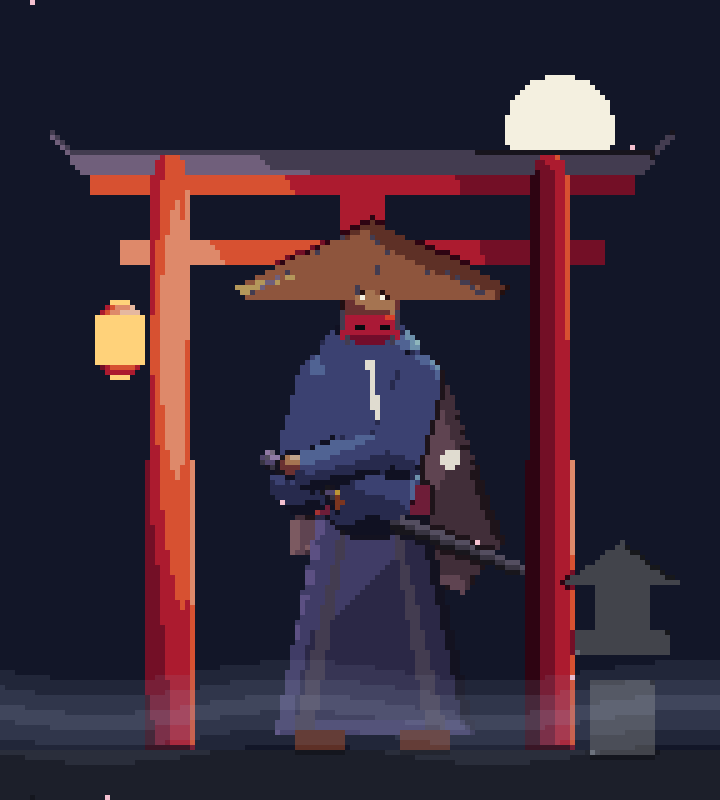

The script that saved this image:
"""Example: an original masked ronin at a night shrine (theme: Japanese, subject: human, ~100 px tall).
Straw kasa hat, red oni half-mask, dark kimono, haori blown by the wind, hakama, hand on the sword hilt.
Vermilion torii, stone lantern, a hanging paper lantern (point light), drifting petals, mist.
    python examples/ronin_shrine.py out_dir"""
import sys, os, math
sys.path.insert(0, os.path.join(os.path.dirname(__file__), '..', 'scripts'))
import numpy as np
from pixkit import Sprite, ramp, qa, save_gif

OUT = sys.argv[1] if len(sys.argv) > 1 else '.'
W, H, N = 144, 160, 8

def frame(f):
    t = f / N * 2 * math.pi
    s = Sprite(W, H)
    for k, v in {'sky': ['#0c0f1c', '#121628', '#1a1f36'], 'moon': ['#e8e4d0', '#f4f0e0', '#fffbea'],
                 'verm': ramp('#c23b22', 6), 'blackw': ramp('#24202a', 4), 'stone': ramp('#5a5e66', 5), 'ground': ['#14161e', '#1c1f2a', '#242836', '#2c3142'],
                 'paper': ['#f2b04a', '#ffd27a', '#fff0c0'], 'straw': ramp('#a8884a', 6), 'kimono': ramp('#2e3456', 6),
                 'haori': ramp('#3a2a2e', 6), 'hakama': ramp('#25233a', 6), 'obi': ramp('#8a2a2a', 5), 'oni': ramp('#b82a1e', 6),
                 'tusk': ['#c8c0a8', '#e8e0c8', '#fff8e8'], 'skin': ramp('#b0805e', 5), 'lacq': ramp('#1c1a20', 5),
                 'wrap': ramp('#6a5a8a', 4), 'gold': ramp('#c8a040', 5), 'shade': ['#06060a', '#0a0a10', '#0e0e16'],
                 'petal': ['#e8a0b4', '#f4c0d0', '#ffe0ea'], 'crest': ['#c8c4b8', '#e0dcd0', '#f0ece0']}.items():
        s.material(k, v)
    # --- background: night sky, moon, torii, stone lantern, ground
    s.box('sky', 0, 0, W, 150, bevel=0, z0=-90, flat=True)
    s.ellipsoid('moon', 112, 26, 11, 11, z0=-85, flat=True)
    for x in (34, 110):
        s.capsule('verm', (x, 34), (x, 150), 4.2, 4.8, z0=-50)
    s.poly('blackw', [(14, 30), (130, 30), (136, 24), (128, 34), (16, 34), (8, 24)], bevel=1.5, z0=-48)        # kasagi with up-turned ends
    s.box('verm', 18, 34, 108, 4, bevel=1, z0=-49)
    s.box('verm', 24, 48, 96, 4, bevel=1, z0=-49)                                                            # nuki
    s.box('verm', 68, 38, 8, 10, bevel=1, z0=-49)                                                            # gakuzuka
    s.box('stone', 118, 136, 12, 14, bevel=1.5, z0=-30); s.box('stone', 115, 126, 18, 4, bevel=1.5, z0=-29)
    s.box('stone', 119, 116, 10, 10, bevel=1.5, z0=-30); s.poly('stone', [(113, 116), (135, 116), (124, 108)], bevel=1.5, z0=-29)
    s.box('ground', 0, 150, W, 10, bevel=0, z0=-40)
    # hanging paper lantern on the left (the warm point light)
    lsw = math.sin(t) * .8
    s.capsule('blackw', (24, 38), (24 + lsw, 60), .5, z0=-20)
    s.ellipsoid('paper', 24 + lsw, 68, 5.5, 8, z0=-19, flat=True)
    s.pattern('verm', lambda X, Y: (np.abs(X - 24 - lsw) < 5) & ((np.abs(Y - 62) < .6) | (np.abs(Y - 74) < .6)), on='paper')
    # --- the ronin
    br = round(math.sin(t))
    wind = math.sin(t) * 2.5
    cx = 74
    # hakama (wide pleated trousers) and straw sandals
    s.poly('hakama', [(cx - 10, 100 + br), (cx + 10, 100 + br), (cx + 20, 146), (cx - 19, 146)], bevel=4, z0=0)
    s.pattern('blackw', lambda X, Y: (Y > 104) & (Y < 146) & (np.abs(((X - cx) * 10 / (Y - 80)) % 4 - 2) < .3), on='hakama')     # pleats
    s.box('straw', cx - 15, 146, 9, 3, bevel=.6, z0=1); s.box('straw', cx + 6, 146, 9, 3, bevel=.6, z0=1)
    # haori blown back by the wind (behind the body), with a white crest
    s.poly('haori', [(cx - 13, 72 + br), (cx + 13, 72 + br), (cx + 26 + wind, 108), (cx + 18 + wind * .6, 118), (cx - 16, 110)], bevel=4, z0=-2)
    s.ellipsoid('crest', cx + 16 + wind * .5, 92, 2.2, 2.2, z0=-1, flat=True)
    # kimono torso, obi
    s.capsule('kimono', (cx, 74 + br), (cx, 98 + br), 11, 9.5, z0=2)
    s.poly('kimono', [(cx - 4, 72 + br), (cx + 4, 72 + br), (cx + 1, 92 + br), (cx - 1, 92 + br)], bevel=1, z0=4)                  # the crossed collar
    s.pattern('crest', lambda X, Y: (np.abs(X - cx - (Y - 72) * .12) < .7) & (Y > 72 + br) & (Y < 84 + br), on='kimono')
    s.box('obi', cx - 11, 97 + br, 22, 5, bevel=1, z0=5)
    # the sword at the left hip: lacquered scabbard angled back, wrapped hilt forward, gold tsuba
    s.capsule('lacq', (cx - 6, 100 + br), (cx + 30, 114), 1.6, 1.4, z0=6)
    s.capsule('wrap', (cx - 20, 92 + br), (cx - 7, 99 + br), 1.7, z0=7)
    s.pattern('lacq', lambda X, Y: (((X.astype(int) + Y.astype(int)) % 3) == 0), on='wrap')
    s.ellipsoid('gold', cx - 6, 99.5 + br, 1.6, 2.6, z0=8)
    # arms: right hand on the hilt, left arm hanging, wide sleeves
    s.capsule('kimono', (cx + 9, 76 + br), (cx + 4, 90 + br), 5.5, 6.5, z0=8)
    s.capsule('kimono', (cx + 4, 90 + br), (cx - 12, 94 + br), 5.5, 4, z0=9)
    s.ellipsoid('skin', cx - 15, 93 + br, 2.6, 2.4, z0=10)
    s.capsule('kimono', (cx - 9, 76 + br), (cx - 13, 96 + br), 5.5, 7, z0=3)
    s.ellipsoid('skin', cx - 14, 99 + br, 2.2, 2.6, z0=3.5)
    # head: face in the hat's shadow, red oni half-mask with tusks
    s.capsule('skin', (cx, 66 + br), (cx, 72 + br), 3, z0=5)
    s.ellipsoid('skin', cx, 62 + br, 6, 7, z0=6)
    s.ellipsoid('shade', cx, 58 + br, 6.2, 3.6, z0=7, flat=True)                                                                  # shadow under the brim
    s.ellipsoid('oni', cx, 66 + br, 6.2, 4.6, z0=8)
    s.pixels('shade', [(cx - 3, 65 + br), (cx - 2, 65 + br), (cx + 2, 65 + br), (cx + 3, 65 + br)])                                 # nostrils/teeth shadow
    s.cone('tusk', (cx - 3, 63 + br), (cx - 3, 68 + br), 1.2, z0=9); s.cone('tusk', (cx + 3, 63 + br), (cx + 3, 68 + br), 1.2, z0=9)
    s.pixels('moon', [(cx - 2, 59 + br), (cx + 2, 59 + br)])                                                                       # eyes catching the moon
    # the kasa: a wide, shallow straw cone
    s.poly('straw', [(cx - 27, 57 + br), (cx, 44 + br), (cx + 27, 57 + br), (cx + 25, 59 + br), (cx - 25, 59 + br)], bevel=5, z0=10)
    s.pattern('blackw', lambda X, Y: (Y < 59 + br) & (np.abs(((np.arctan2(Y - 44 - br, X - cx) * 18) % 3) - 1.5) < .25), on='straw')   # woven ribs
    s.capsule('blackw', (cx - 6, 62 + br), (cx - 4, 70 + br), .5, z0=10.5); s.capsule('blackw', (cx + 6, 62 + br), (cx + 4, 70 + br), .5, z0=10.5)
    # drifting petals
    rr = np.random.default_rng(5)
    pts = []
    for i in range(16):
        x0, y0, sp = rr.integers(0, W), rr.integers(0, H), rr.choice([1, 2])
        pts.append((int((x0 + f * 2 + wind) % W), int((y0 + f * sp) % H)))
    s.pixels('petal', pts)
    # --- light: cold moon from upper right, warm paper lantern on the left, rim from the moon side
    fl = 1 + .08 * math.sin(t * 3)
    img = s.render(light=(.6, -.7, .4), key=.5, ambient=.08, rim=(.85, -.3, -.2), rim_amt=.5,
                   point=(24, 68, 40), point_amt=.8 * fl, point_range=85)
    # low mist band over the ground (quantised, so it stays pixel art)
    a = img.a.astype(int); Y, X = np.mgrid[0:H, 0:W]
    m = np.clip(1 - np.abs(Y - 142 - np.sin(X * .08 + t) * 2) / 10, 0, 1); m = np.round(m * 3) / 3 * .35
    for c, v in enumerate((150, 160, 190)): a[..., c] = (a[..., c] * (1 - m) + v * m).astype(int)
    img.a = np.clip(a, 0, 255).astype(np.uint8)
    return img

frames = [frame(f) for f in range(N)]
frames[0].save(os.path.join(OUT, 'ronin_shrine.png'), scale=5)
save_gif(frames, os.path.join(OUT, 'ronin_shrine.gif'), scale=5, ms=130)
print(qa(frames[0].a))
